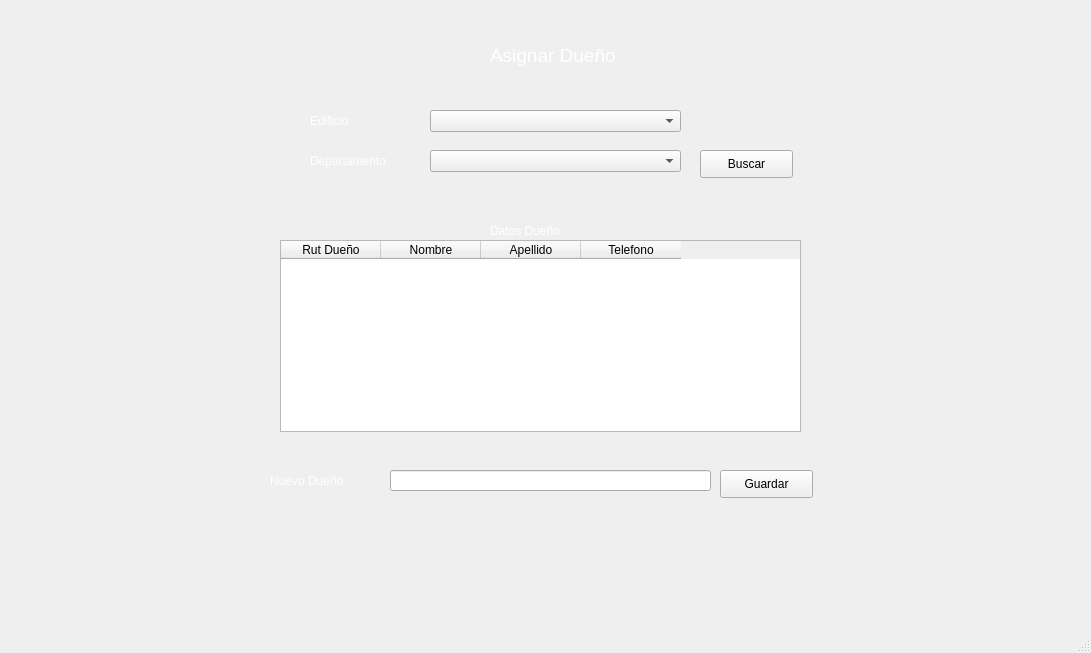
<?xml version="1.0" encoding="UTF-8"?>
<ui version="4.0">
 <class>MainAsignarDueno</class>
 <widget class="QMainWindow" name="MainAsignarDueno">
  <property name="geometry">
   <rect>
    <x>0</x>
    <y>0</y>
    <width>1091</width>
    <height>653</height>
   </rect>
  </property>
  <property name="windowTitle">
   <string>MainWindow</string>
  </property>
  <property name="styleSheet">
   <string notr="true">QLabel{
color:white
}</string>
  </property>
  <widget class="QWidget" name="centralwidget">
   <widget class="QLabel" name="label">
    <property name="geometry">
     <rect>
      <x>490</x>
      <y>40</y>
      <width>161</width>
      <height>31</height>
     </rect>
    </property>
    <property name="font">
     <font>
      <pointsize>14</pointsize>
     </font>
    </property>
    <property name="text">
     <string>Asignar Dueño</string>
    </property>
   </widget>
   <widget class="QLabel" name="label_2">
    <property name="geometry">
     <rect>
      <x>310</x>
      <y>110</y>
      <width>101</width>
      <height>21</height>
     </rect>
    </property>
    <property name="font">
     <font>
      <pointsize>9</pointsize>
     </font>
    </property>
    <property name="text">
     <string>Edificio</string>
    </property>
   </widget>
   <widget class="QLabel" name="label_3">
    <property name="geometry">
     <rect>
      <x>310</x>
      <y>150</y>
      <width>101</width>
      <height>21</height>
     </rect>
    </property>
    <property name="font">
     <font>
      <pointsize>9</pointsize>
     </font>
    </property>
    <property name="text">
     <string>Departamento</string>
    </property>
   </widget>
   <widget class="QComboBox" name="cboEdficio">
    <property name="geometry">
     <rect>
      <x>430</x>
      <y>110</y>
      <width>251</width>
      <height>22</height>
     </rect>
    </property>
   </widget>
   <widget class="QComboBox" name="cboDepartamento">
    <property name="geometry">
     <rect>
      <x>430</x>
      <y>150</y>
      <width>251</width>
      <height>22</height>
     </rect>
    </property>
   </widget>
   <widget class="QPushButton" name="btnBuscar">
    <property name="geometry">
     <rect>
      <x>700</x>
      <y>150</y>
      <width>93</width>
      <height>28</height>
     </rect>
    </property>
    <property name="text">
     <string>Buscar</string>
    </property>
   </widget>
   <widget class="QTableWidget" name="tableDueno">
    <property name="geometry">
     <rect>
      <x>280</x>
      <y>240</y>
      <width>521</width>
      <height>192</height>
     </rect>
    </property>
    <column>
     <property name="text">
      <string>Rut Dueño</string>
     </property>
    </column>
    <column>
     <property name="text">
      <string>Nombre</string>
     </property>
    </column>
    <column>
     <property name="text">
      <string>Apellido</string>
     </property>
    </column>
    <column>
     <property name="text">
      <string>Telefono</string>
     </property>
    </column>
   </widget>
   <widget class="QLabel" name="label_4">
    <property name="geometry">
     <rect>
      <x>490</x>
      <y>220</y>
      <width>101</width>
      <height>21</height>
     </rect>
    </property>
    <property name="font">
     <font>
      <pointsize>9</pointsize>
     </font>
    </property>
    <property name="text">
     <string>Datos Dueño</string>
    </property>
   </widget>
   <widget class="QLabel" name="label_5">
    <property name="geometry">
     <rect>
      <x>270</x>
      <y>470</y>
      <width>101</width>
      <height>21</height>
     </rect>
    </property>
    <property name="font">
     <font>
      <pointsize>9</pointsize>
     </font>
    </property>
    <property name="text">
     <string>Nuevo Dueño</string>
    </property>
   </widget>
   <widget class="QLineEdit" name="txtNuevoDueno">
    <property name="geometry">
     <rect>
      <x>390</x>
      <y>470</y>
      <width>321</width>
      <height>21</height>
     </rect>
    </property>
   </widget>
   <widget class="QPushButton" name="btnGuardar">
    <property name="geometry">
     <rect>
      <x>720</x>
      <y>470</y>
      <width>93</width>
      <height>28</height>
     </rect>
    </property>
    <property name="text">
     <string>Guardar</string>
    </property>
   </widget>
   <widget class="QLabel" name="label_6">
    <property name="geometry">
     <rect>
      <x>0</x>
      <y>0</y>
      <width>1101</width>
      <height>621</height>
     </rect>
    </property>
    <property name="text">
     <string/>
    </property>
    <property name="pixmap">
     <pixmap>w3.png</pixmap>
    </property>
   </widget>
   <zorder>label_6</zorder>
   <zorder>label</zorder>
   <zorder>label_2</zorder>
   <zorder>label_3</zorder>
   <zorder>cboEdficio</zorder>
   <zorder>cboDepartamento</zorder>
   <zorder>btnBuscar</zorder>
   <zorder>tableDueno</zorder>
   <zorder>label_4</zorder>
   <zorder>label_5</zorder>
   <zorder>txtNuevoDueno</zorder>
   <zorder>btnGuardar</zorder>
  </widget>
  <widget class="QMenuBar" name="menubar">
   <property name="geometry">
    <rect>
     <x>0</x>
     <y>0</y>
     <width>1091</width>
     <height>26</height>
    </rect>
   </property>
  </widget>
  <widget class="QStatusBar" name="statusbar"/>
 </widget>
 <resources/>
 <connections/>
</ui>
